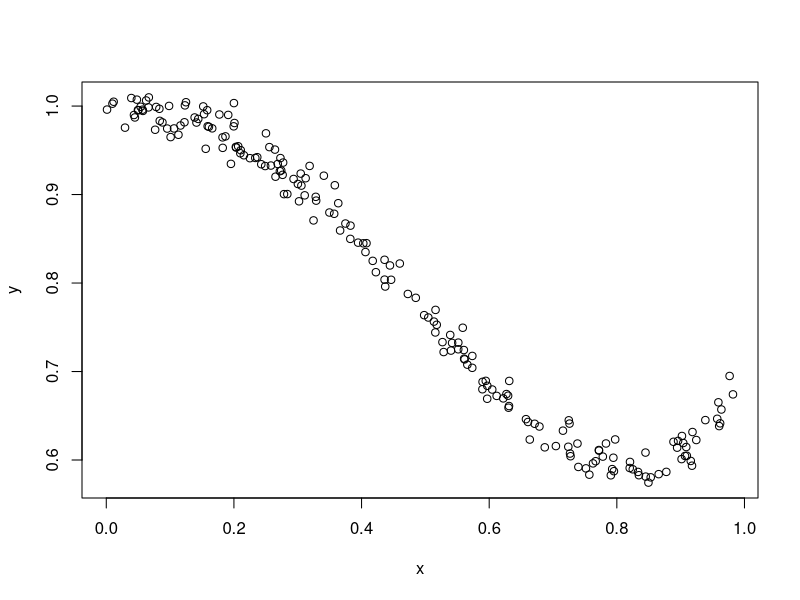
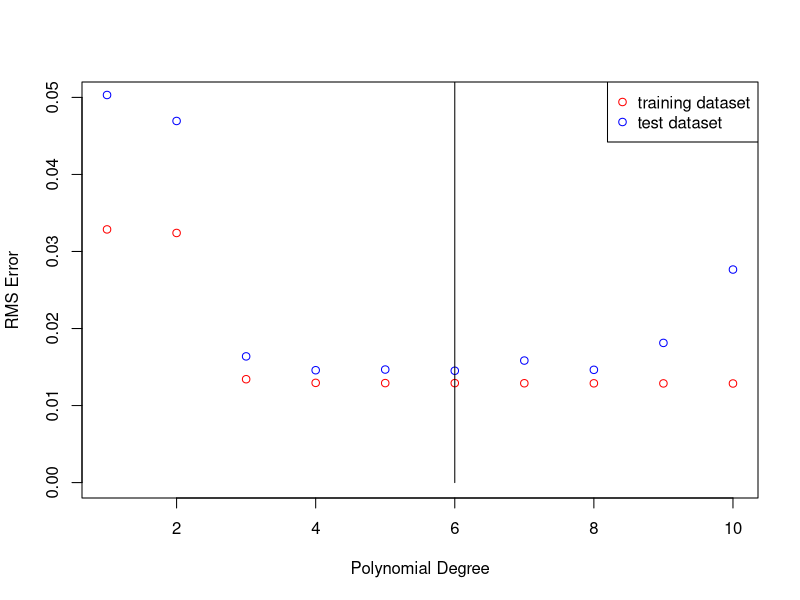
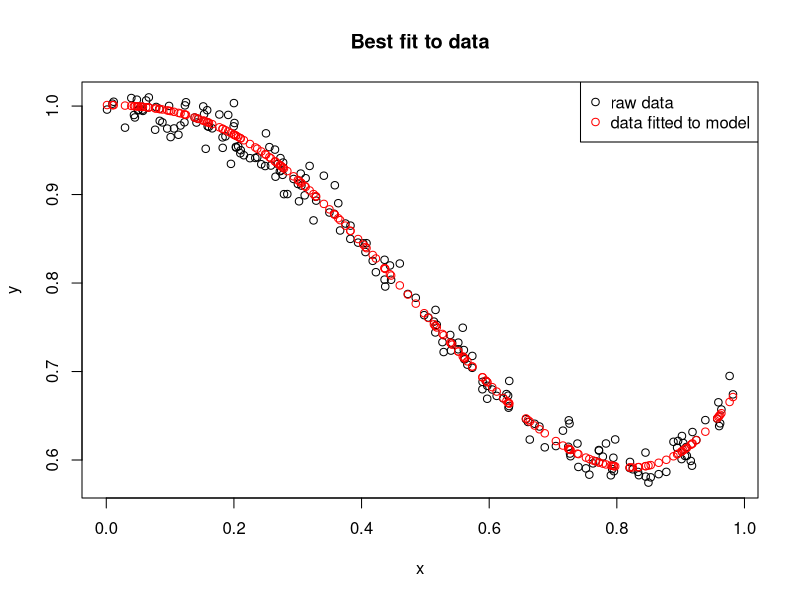

R code for these plots, in order:
require(data.table)
require(dplyr)
set.seed(20)

data <- data.table(read.table('polyfit.tsv',header = TRUE,sep = '\t',row.names=NULL))
data <- arrange(data,by = x)
randrows <- sort(sample(nrow(data),nrow(data)*.5))
randrows_compl = !(seq(nrow(data)) %in% randrows)

train_data <- data[randrows,]

test_data <- data[randrows_compl,]

test_error = numeric()
train_error = numeric()
best_fit_error = Inf
best_fit_degree = Inf
best_fit = NULL
best_prdic = NULL
degree = seq(10)
plot(data)

for(i in degree){

  fit = lm(train_data$y~poly(train_data$x,i,raw = TRUE))
  prdic = 0
  for(j in seq(i+1)){
    prdic <- prdic + fit$coefficients[j]*test_data$x^(j-1)
    
  }

  degree_error_train = sqrt(sum((fitted(fit)-train_data$y)**2)/nrow(train_data))
  degree_error_test = sqrt(sum((prdic-test_data$y)**2)/nrow(test_data) )
  
  test_error<-append(test_error,degree_error_test)
  train_error<-append(train_error,degree_error_train)

  if(tail(test_error,n=1) < best_fit_error){
    best_fit_error <- tail(test_error,n=1)
    best_fit_degree <- i
    best_fit <- fit
    best_prdic <- prdic
  }
}
i = best_fit_degree

png(filename = 'Error_v_poly_degree.png')
plot(degree,test_error,ylim = c(0,.05),ylab = 'RMS Error',xlab = 'Polynomial Degree',col = 'blue')
points(degree,train_error,col = 'red')
lines(rep(best_fit_degree,2),c(0,.1),col = 'black')
text(3,.1,pos = 4,'best fit degree: 4')
legend('topright',c('training dataset','test dataset'),col = c('red','blue'), pch = c(1,1))
dev.off()

png(filename = 'Prob_1_best_fit.png')
plot(data)
points(train_data$x,fitted(best_fit),col = 'red')
points(test_data$x,best_prdic,col = 'red')
legend('topright',c('raw data','data fitted to model'),col = c('black','red'),pch=c(1,1))
title('Best fit to data')
dev.off()

#points(test_data$x,prdic,col='blue')